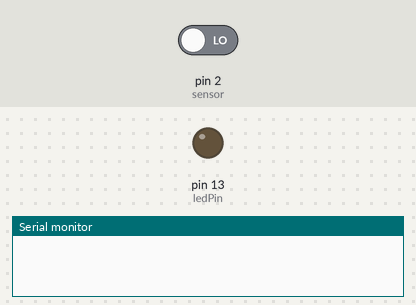
Bench run of a sketch on a simulated Arduino Uno, built with avr-gcc and run on an emulated ATmega328P. Parts: output pins drawn as LEDs (lit = HIGH), the last lines printed to the serial monitor. The test bench sets the inputs (shaded band); at power-on: pin 2 (sensor) LOW.

Above: at 1.2 s.
1.3 s: pin 2 (sensor) driven HIGH
At 2.5 s:
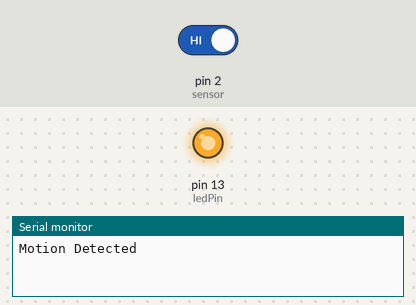
2.8 s: pin 2 (sensor) driven LOW
At 3.7 s:
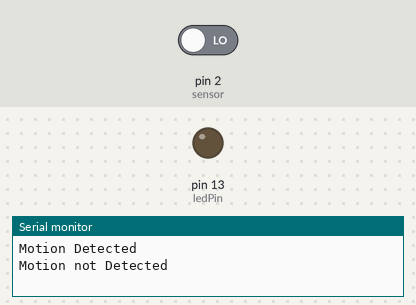
Timing chart, 0 to 5.8 s (numbered marks = the images above; inputs shaded):
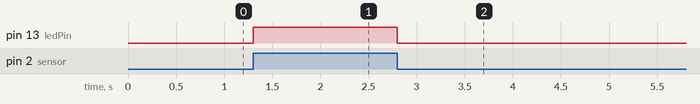

Measured:
- after the input at 1.3 s, pin 13 (ledPin): LOW → HIGH at once
- after the input at 2.8 s, pin 13 (ledPin): HIGH → LOW at once

The sketch:

sketch_PirSensor.ino
```cpp
#define sensor 2
#define ledPin 13
int flag=LOW,val;
void setup() {
  pinMode(sensor ,INPUT);
  pinMode(ledPin,OUTPUT);
  Serial.begin(9600);
}

void loop() {
  val=digitalRead(sensor);
  if(val==HIGH)
  {
    digitalWrite(ledPin,HIGH);
    if(flag==LOW)
    {
      Serial.println("Motion Detected");
      flag=HIGH;
    }
  }
  else
  {
    digitalWrite(ledPin,LOW);
    if(flag==HIGH)
    {
      Serial.println("Motion not Detected");
      flag=LOW;
    }
  }

}
```
